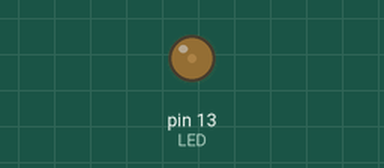
Recording of a sketch running on a simulated Arduino Uno, built with avr-gcc and run on an emulated ATmega328P. Parts: output pins drawn as LEDs (lit = HIGH).

Above: at 0.05 s.
At 0.25 s:
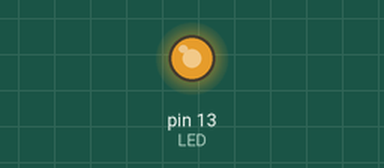
At 0.35 s:
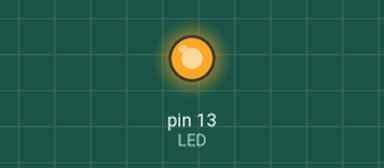
At 0.5 s:
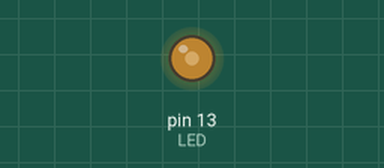
Timing chart, 0 to 3.0 s (numbered marks = the images above):
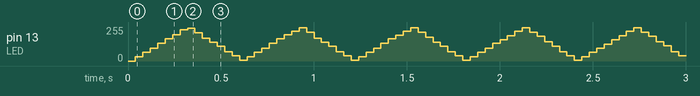

The sketch:

PWM_LED_decaindo.ino
```cpp
#define LED 13// definindo o led do pino 13
#define sobe 11
#define desce 22

void setup() {
  pinMode(LED, OUTPUT);// definindo se entrada ou saída

}

int cont;
int flag = sobe;
int tempo_alto;
int tempo_baixo;

void loop() {

  digitalWrite(LED, HIGH);// Liga o LED
  delay(tempo_alto);// delay de 0 mls
  digitalWrite(LED, LOW);// desliga o LED
  delay(tempo_baixo);//  delay de 1 mls
  cont++;
  if (cont >= 3){
    cont = 0;
    if(flag == sobe){
      tempo_alto = tempo_alto + 1;
      tempo_baixo = 10 - tempo_alto;
      if(tempo_alto >= 10)
        flag = desce;
    }else{
      tempo_alto = tempo_alto - 1;
      tempo_baixo = 10 - tempo_alto;
      if( tempo_alto <= 0){
        flag = sobe;
      }
    }
  }

}
```
